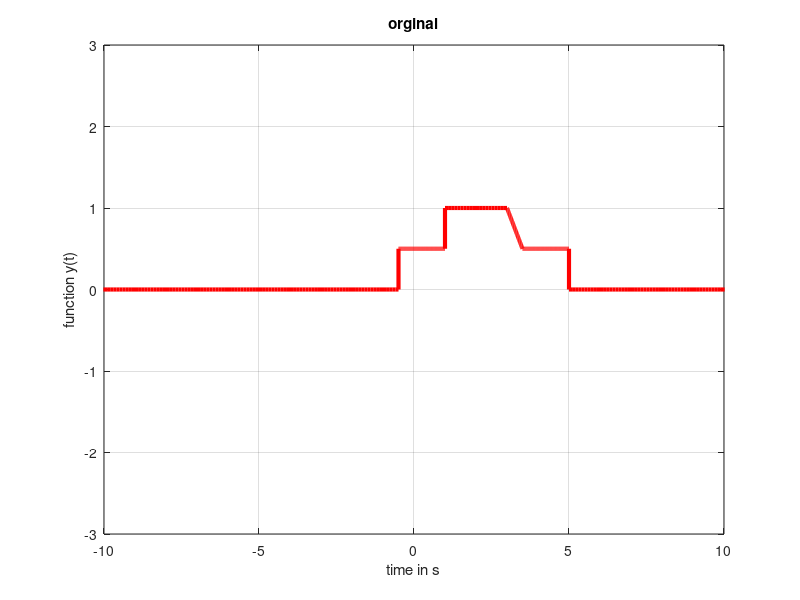
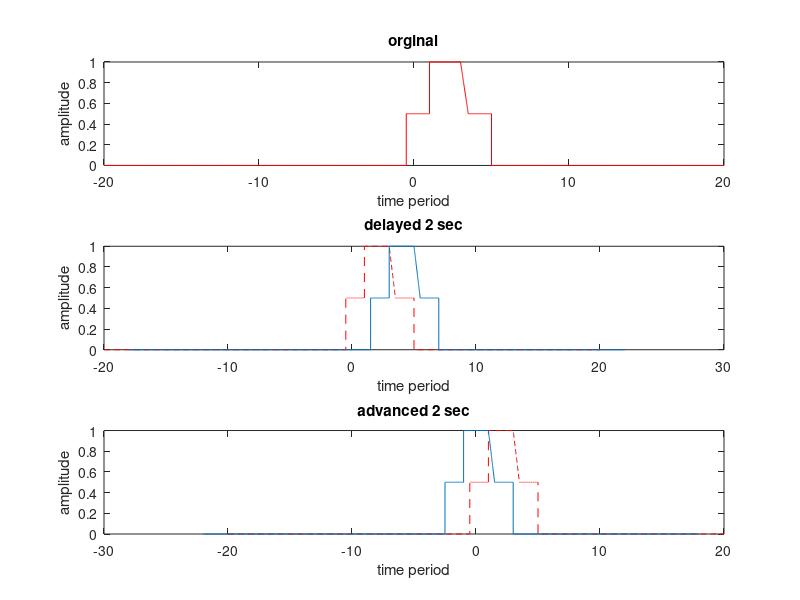
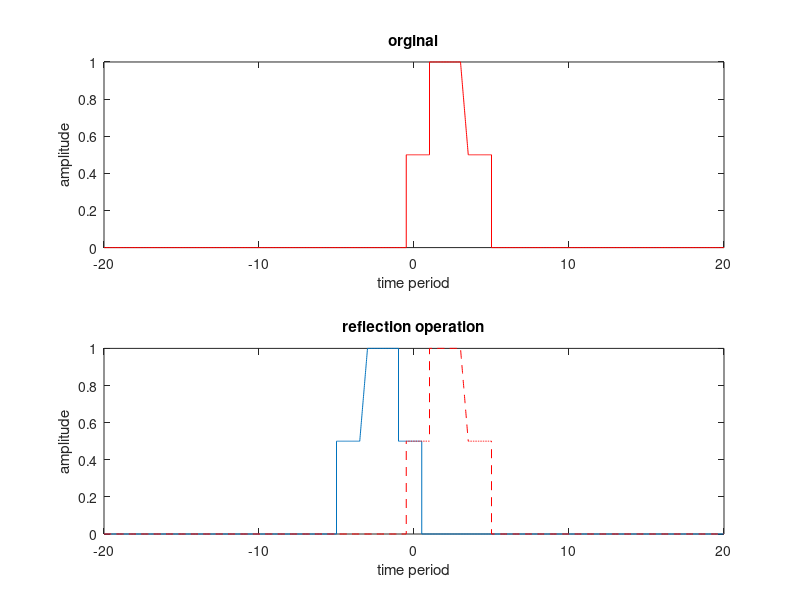
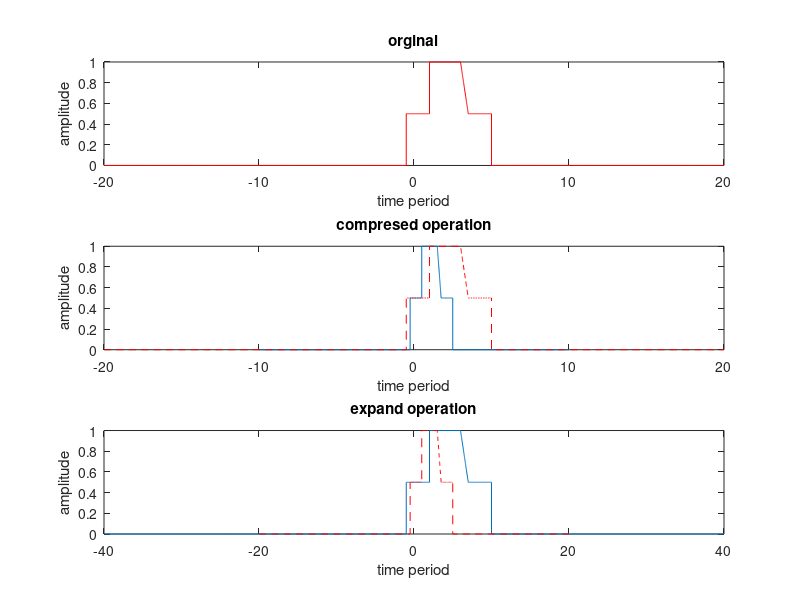

Write MATLAB code to recreate these figures, in order.
clear all;
close all;
clc;
t1=-20:.1:-.5;
y1=zeros(size(t1));
t2=-.5:.01:1;
y2=.5*ones(size(t2));
t3=1:.1:3;
y3=ones(size(t3));
t4=3:.01:3.5;
y4=-1*t4+4;
t5=3.5:.01:5;
y5=.5*ones(size(t5));
t6=5:.1:20;
y6=zeros(size(t6));
t=[t1 t2 t3 t4 t5 t6];
y=[y1 y2 y3 y4 y5 y6];
figure
plot(t,y,'r','Linewidth',3)
title('orginal');
axis([-10 10 -3 3])
xlabel('time in s');
ylabel('function y(t)');
grid on;
% time shifting
% orginal signal
figure(2)
subplot(3,1,1)
plot(t,y,'r')
title('orginal');
xlabel('time period');
ylabel('amplitude');
% 2 sec delayed
subplot(3,1,2)
plot(t,y,'--r',(t+2),y)
title('delayed 2 sec');
xlabel('time period');
ylabel('amplitude');
% 2 sec advance
subplot(3,1,3)
plot(t,y,'--r',(t-2),y)
title('advanced 2 sec')
xlabel('time period');
ylabel('amplitude');

% reflection
% orginal signal
figure(3)
subplot(2,1,1)
plot(t,y,'r')
title('orginal');
xlabel('time period');
ylabel('amplitude');
% 2 sec delayed
subplot(2,1,2)
plot((-t),y,t,y,'--r')
title('reflection operation');
xlabel('time period');
ylabel('amplitude');

% scaling
% orginal signal
figure(4)
subplot(3,1,1)
plot(t,y,'r')
title('orginal');
xlabel('time period');
ylabel('amplitude');
% compresed sec delayed
subplot(3,1,2)
plot((.5*t),y,t,y,'--r')
title('compresed operation');
xlabel('time period');
ylabel('amplitude');
%  sec delayed
subplot(3,1,3)
plot((2*t),y,t,y,'--r')
title('expand operation');
xlabel('time period');
ylabel('amplitude');

% even and odd part of a signal
figure(5)
e1=-20:.1:-5;
x1=zeros(size(e1));
e2=-5:.1:-3.5;
x2=.25*ones(size(e2));
e3=-3.5:.1:-3;
x3=(1*e3+4)*.5;
e4=-3:.1:-1;
x4=.5*ones(size(e4));
e5=-1:.1:-.5;
x5=.25*ones(size(e5));
e6=-.5:.1:.5;
x6=.5*ones(size(e6));
e7=.5:.1:1;
x7=.25*ones(size(e7));
e8=1:.1:3;
x8=.5*ones(size(e8));
e9=3:.1:3.5;
x9=(-1*e9+4)*.5;
e10=3.5:.1:5;
x10=.25*ones(size(e10));
e11=5:.1:20;
x11=zeros(size(e11));
e=[e1 e2 e3 e4 e5 e6 e7 e8 e9 e10 e11];
x=[x1 x2 x3 x4 x5 x6 x7 x8 x9 x10 x11];
plot(e,x);
% odd
figure(6)
o1=-20:.1:-5;
z1=zeros(size(o1));
o2=-5:.1:-3.5;
z2=-.25*ones(size(o2));
o3=-3.5:.1:-3;
z3=(-1*o3-4)*.5;
o4=-3:.1:-1;
z4=-.5*ones(size(o4));
o5=-1:.1:-.5;
z5=-.25*ones(size(o5));
o6=-.5:.1:.5;
z6=zeros(size(o6));
o7=.5:.1:1;
z7=.25*ones(size(o7));
o8=1:.1:3;
z8=.5*ones(size(o8));
o9=3:.1:3.5;
z9=(-1*o9+4)*.5;
o10=3.5:.1:5;
z10=.25*ones(size(o10));
o11=5:.1:20;
z11=zeros(size(o11));
o=[o1 o2 o3 o4 o5 o6 o7 o8 o9 o10 o11];
z=[z1 z2 z3 z4 z5 z6 z7 z8 z9 z10 z11];
plot(o,z);
grid on;